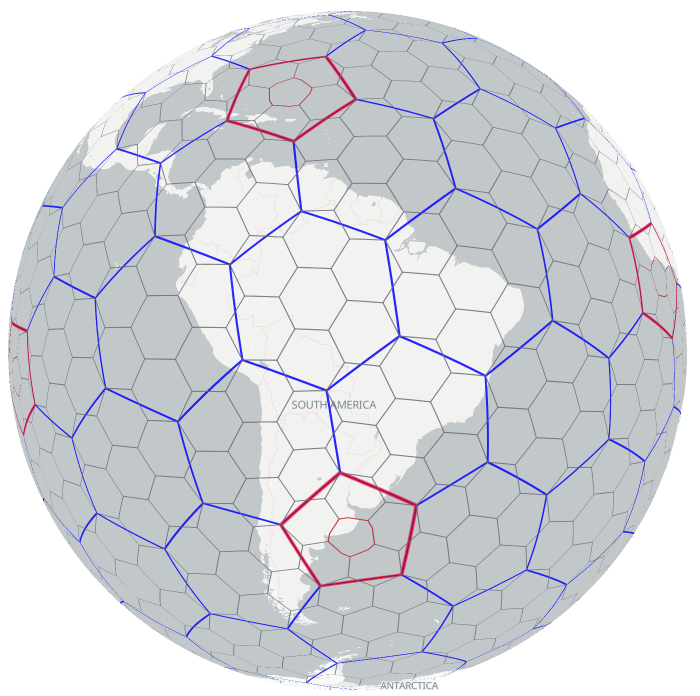
#> input picture others/h3_globe.png, 1399 x 1392 px (shown at 1/2 size)
$ python elongate.py
#> lines starting #> are read from the running program, lines starting #| are printed output that depends on the picture
# Elongate the provided image horizontally and save the result
from PIL import Image

input_path = "./h3_globe.png"
output_path = "./elongated_h3_globe.png"

img = Image.open(input_path)
#> img is the input picture: PIL image 1399x1392 RGBA; mean R, G, B, A 149, 151.2, 155.8, 190
w, h = img.size
#> w = 1399; h = 1392

# Stretch horizontally by 1.5x while keeping height the same
new_w = int(w * 1.3)
#> new_w = 1818
elongated = img.resize((new_w, h), Image.BICUBIC)
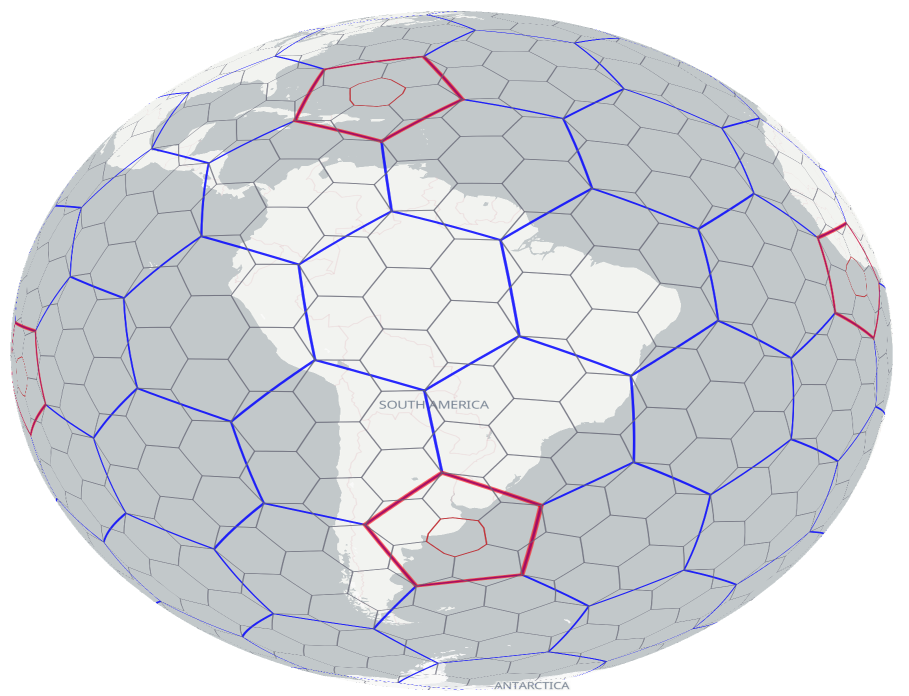
#> elongated: PIL image 1818x1392 RGBA (shown at 1/2 size); mean R, G, B, A 149.1, 151.4, 155.9, 190; transparent parts drawn white

elongated.save(output_path)

print("Original size:", (w, h))
#| Original size: (1399, 1392)
print("New size:", (new_w, h))
#| New size: (1818, 1392)
print("Saved to:", output_path)

$ run again, with others/elongated_sphere.png copied over others/h3_globe.png
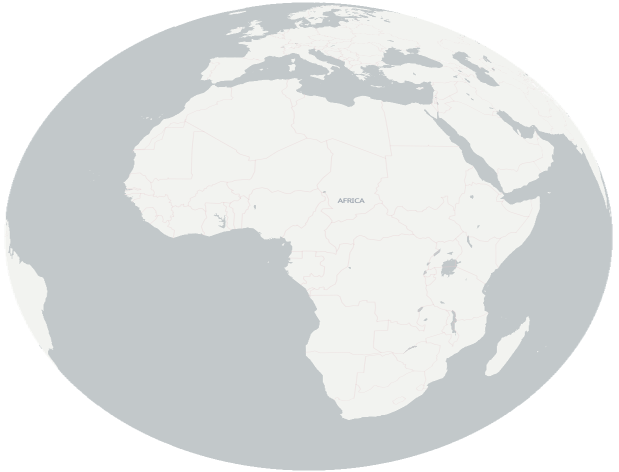
#> input picture others/elongated_sphere.png, 1238 x 944 px (shown at 1/2 size)
#> img is the input picture: PIL image 1238x944 RGBA; mean R, G, B, A 165.2, 168, 167.8, 195.2
#> `elongated = img.resize((new_w, h), Image.BICUBIC)`:
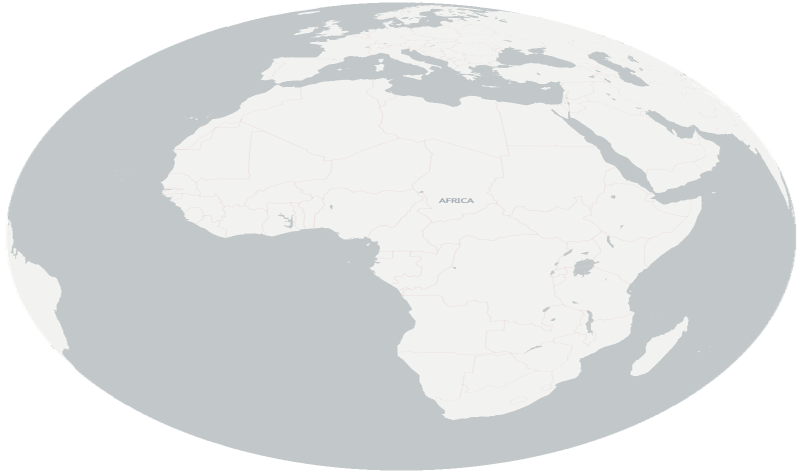
#> elongated: PIL image 1609x944 RGBA (shown at 1/2 size); mean R, G, B, A 165.3, 168.1, 167.9, 195.2; transparent parts drawn white
#| Original size: (1238, 944)
#| New size: (1609, 944)

$ run again, with others/sphere_icosa.png copied over others/h3_globe.png
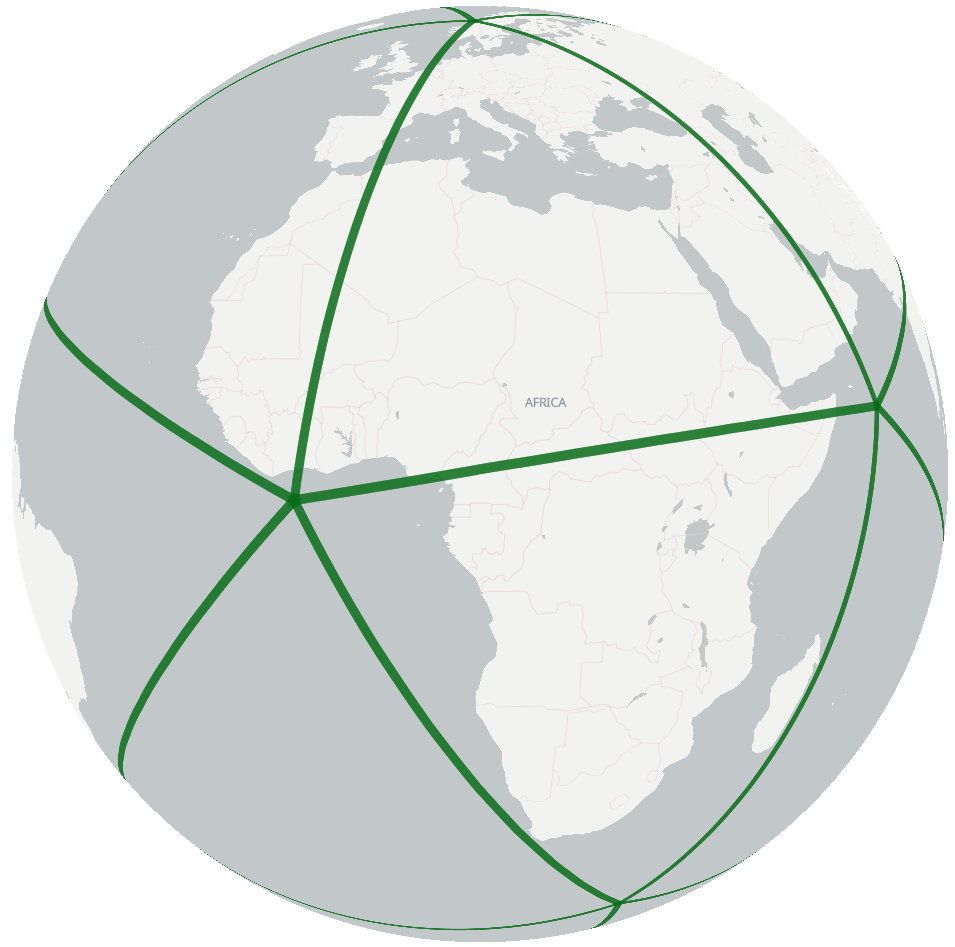
#> input picture others/sphere_icosa.png, 955 x 947 px
#> img is the input picture: PIL image 955x947 RGBA; mean R, G, B, A 158.8, 164, 161.7, 194.2
#> `elongated = img.resize((new_w, h), Image.BICUBIC)`:
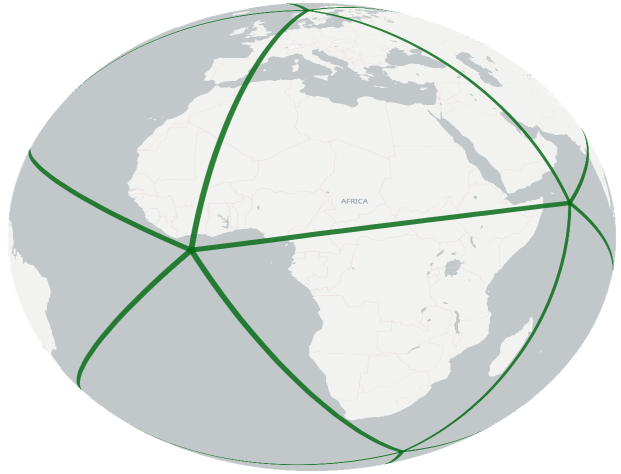
#> elongated: PIL image 1241x947 RGBA (shown at 1/2 size); mean R, G, B, A 159, 164.3, 161.9, 194.2; transparent parts drawn white
#| Original size: (955, 947)
#| New size: (1241, 947)
